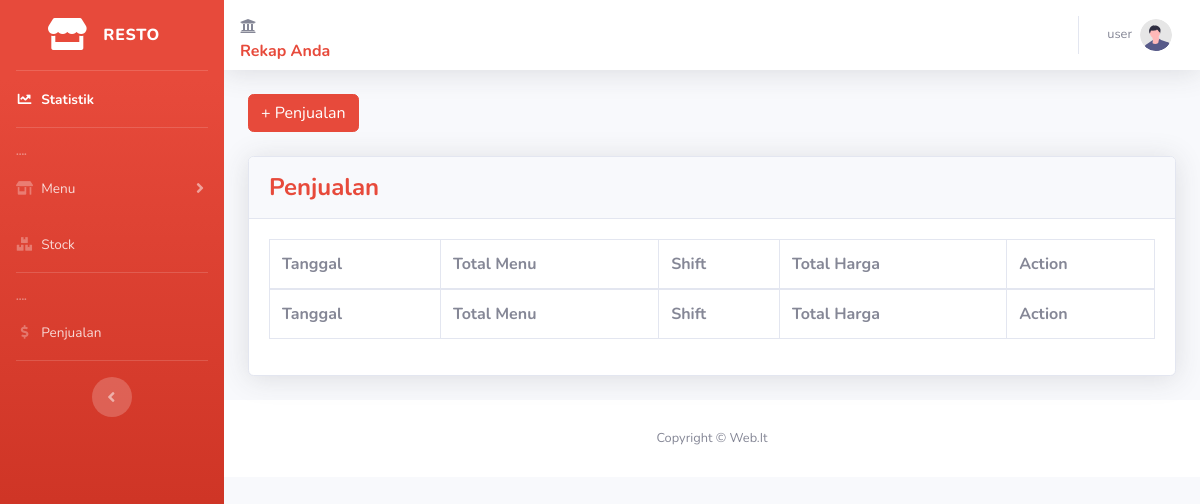
Page /penjualan.php (signed in) on the earlier database version.
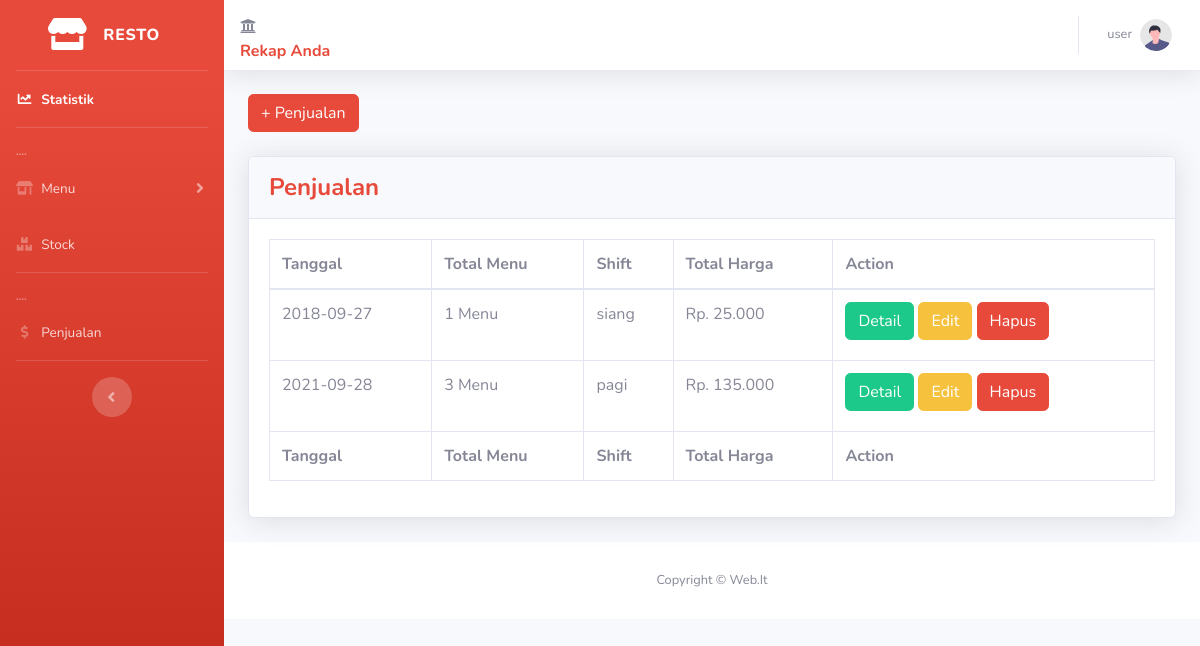
Same page on the later database version.
### tables this page shows
CREATE TABLE `penjualan` (
  `id_penjualan` int(11) NOT NULL,
  `tanggal` date NOT NULL,
  `id_menu` int(50) NOT NULL,
  `shift` varchar(15) NOT NULL,
  `jumlah_penjualan` int(20) NOT NULL,
  `total_harga` int(255) NOT NULL
);

### penjualan.php (the view, shortened to what this page needs)
<?php
require './partials/header.php';
$sql = "SELECT penjualan.*, COUNT(detail_penjualan.id_penjualan) as total_menu FROM penjualan JOIN detail_penjualan ON penjualan.id_penjualan = detail_penjualan.id_penjualan GROUP BY penjualan.id_penjualan";
$result = $conn->query($sql);
$data = array();
while ($row = $result->fetch_assoc()) {
    $data[] = $row;
}
$sql_menu = "SELECT * FROM menu";
$result_menu = $conn->query($sql_menu);
$menu_data = array();
while ($menu_row = $result_menu->fetch_assoc()) {
    $menu_data[] = $menu_row;
}
$sql_detail_penjualan = "SELECT * FROM detail_penjualan";
$result_detail_penjualan = $conn->query($sql_detail_penjualan);
$detail_penjualan = array();
if ($result_detail_penjualan) {
    while ($row_detail = $result_detail_penjualan->fetch_assoc()) {
        $detail_penjualan[] = $row_detail;
    }
} else {
    echo "Error: " . $sql_detail_penjualan . "<br>" . $conn->error;
}
function calculateTotalPrice($id_penjualan, $menu_data, $detail_penjualan) {
    $totalHarga = 0;
    foreach ($detail_penjualan as $detail) {
        if ($detail['id_penjualan'] == $id_penjualan) {
            $menu = array_values(array_filter($menu_data, function ($menu) use ($detail) {
                return $menu['id'] == $detail['id_menu'];
            }));
            if (!empty($menu)) {
                $totalHarga += $menu[0]['harga'] * $detail['amount'];
            }
        }
    }
    $update_total_harga_query = "UPDATE penjualan SET total_harga = " . $totalHarga . " WHERE id_penjualan = " . $id_penjualan;
    return $totalHarga;
}
?>
<button type="button" class="btn btn-danger mb-4" data-toggle="modal" data-target="#modalBahan">
  + Penjualan
</button>
            <div class="card shadow mb-4">
              <div class="card-header py-3">
                <h4 class="m-0 font-weight-bold text-danger">Penjualan</h4>
              </div>
              <div class="card-body">
                <div class="table-responsive">
                  <table class="table table-bordered" id="dataTable" width="100%" cellspacing="0">
                    <thead>
                      <tr>
                        <th>Tanggal</th>
                        <th>Total Menu</th>
                        <th>Shift</th>
                        <th>Total Harga</th>
                        <th>Action</th>
                      </tr>
                    </thead>
                    <tfoot>
                      <tr>
                        <th>Tanggal</th>
                        <th>Total Menu</th>
                        <th>Shift</th>
                        <th>Total Harga</th>
                        <th>Action</th>
                      </tr>
                    </tfoot>
                    <tbody>
                        <?php foreach($data as $key => $row): ?>
                      <tr>
                        <td><?= $row['tanggal']; ?></td>
                        <td><?= $row['total_menu']; ?> Menu</td>
                        <td><?= $row['shift']; ?></td>
                        <td>  <?php
                                  $totalHarga = calculateTotalPrice($row['id_penjualan'], $menu_data, $detail_penjualan);
                                  echo "Rp. " . number_format($totalHarga, 0, ',', '.');
                              ?>
                        </td>
                        <td><a href="detailPenjualan.php?id_penjualan=<?= $row['id_penjualan']; ?>" class="btn btn-success mb-2 ">Detail</a>
                        <button type="button" class="btn btn-warning mb-2 btn-edit" data-toggle="modal" data-target="#modalEdit<?= $key; ?>" data-id="<?= $row['id_penjualan']; ?>">Edit</button>
                        <button type="button" class="btn btn-danger mb-2 btn-delete" data-toggle="modal" data-target="#modalHapus<?= $key; ?>" data-id="<?= $row['id_penjualan']; ?>">Hapus</button>
                        </td>
                      </tr>
                  <?php endforeach; ?>
                  </tbody>
                  </table>
                </div>
              </div>
            </div>
<?php require 'partials/footer.php'; ?>

Differences in the rows shown:
added penjualan: tanggal "2018-09-27", total_menu "1", shift "siang", totalHarga "25.000"
added penjualan: tanggal "2021-09-28", total_menu "3", shift "pagi", totalHarga "135.000"
